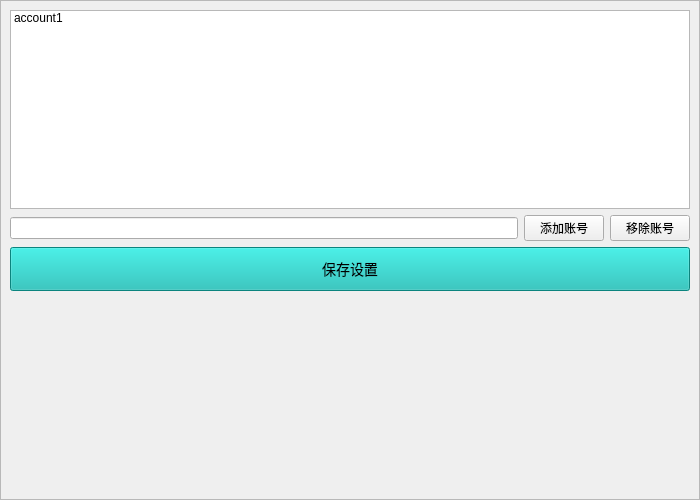
<?xml version="1.0" encoding="UTF-8"?>
<ui version="4.0">
 <class>AccountSettingsPageWidget</class>
 <widget class="QWidget" name="AccountSettingsPageWidget">
  <property name="geometry">
   <rect>
    <x>0</x>
    <y>0</y>
    <width>700</width>
    <height>500</height>
   </rect>
  </property>
  <property name="windowTitle">
   <string>账号配置</string>
  </property>
  <layout class="QVBoxLayout" name="pageVerticalLayout">
   <property name="leftMargin">
    <number>0</number>
   </property>
   <property name="topMargin">
    <number>0</number>
   </property>
   <property name="rightMargin">
    <number>0</number>
   </property>
   <property name="bottomMargin">
    <number>0</number>
   </property>
   <item>
    <widget class="QScrollArea" name="scrollArea">
     <property name="widgetResizable">
      <bool>true</bool>
     </property>
     <widget class="QWidget" name="scrollAreaWidgetContents_account">
      <property name="geometry">
       <rect>
        <x>0</x>
        <y>0</y>
        <width>698</width>
        <height>498</height>
       </rect>
      </property>
      <layout class="QVBoxLayout" name="accountsLayout">
       <item>
        <widget class="QListWidget" name="accountsListWidget">
         <item>
          <property name="text">
           <string>account1</string>
          </property>
         </item>
        </widget>
       </item>
       <item>
        <layout class="QHBoxLayout" name="accountAddLayout">
         <item>
          <widget class="QLineEdit" name="accountLineEdit"/>
         </item>
         <item>
          <widget class="QPushButton" name="addAccountButton">
           <property name="text">
            <string>添加账号</string>
           </property>
          </widget>
         </item>
         <item>
          <widget class="QPushButton" name="removeAccountButton">
           <property name="text">
            <string>移除账号</string>
           </property>
          </widget>
         </item>
        </layout>
       </item>
       <item>
        <widget class="QPushButton" name="saveSettingsBtn">
         <property name="styleSheet">
          <string notr="true">padding: 10px; font-size: 14px; background-color: #0fb9b1;</string>
         </property>
         <property name="text">
          <string>保存设置</string>
         </property>
        </widget>
       </item>
       <item>
        <spacer name="verticalSpacer">
         <property name="orientation">
          <enum>Qt::Orientation::Vertical</enum>
         </property>
         <property name="sizeHint" stdset="0">
          <size>
           <width>20</width>
           <height>40</height>
          </size>
         </property>
        </spacer>
       </item>
      </layout>
     </widget>
    </widget>
   </item>
  </layout>
 </widget>
 <resources/>
 <connections/>
</ui>
